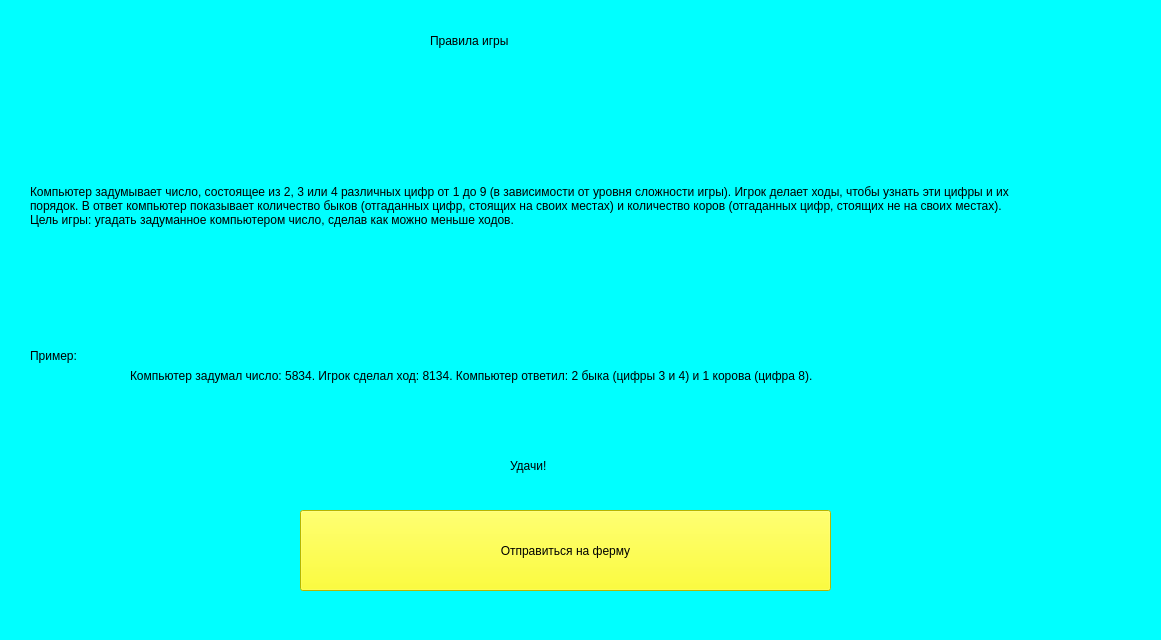
<?xml version="1.0" encoding="UTF-8"?>
<ui version="4.0">
 <class>Form</class>
 <widget class="QWidget" name="Form">
  <property name="geometry">
   <rect>
    <x>0</x>
    <y>0</y>
    <width>1161</width>
    <height>640</height>
   </rect>
  </property>
  <property name="windowTitle">
   <string>Form</string>
  </property>
  <property name="styleSheet">
   <string notr="true">background-color: rgb(0, 255, 255);</string>
  </property>
  <widget class="QLabel" name="label">
   <property name="geometry">
    <rect>
     <x>30</x>
     <y>100</y>
     <width>991</width>
     <height>211</height>
    </rect>
   </property>
   <property name="styleSheet">
    <string notr="true">font: 75 16pt &quot;Segoe Print&quot;;</string>
   </property>
   <property name="text">
    <string>Компьютер задумывает число, состоящее из 2, 3 или 4 различных цифр от 1 до 9 (в зависимости от уровня сложности игры). Игрок делает ходы, чтобы узнать эти цифры и их порядок. В ответ компьютер показывает количество быков (отгаданных цифр, стоящих на своих местах) и количество коров (отгаданных цифр, стоящих не на своих местах). Цель игры: угадать задуманное компьютером число, сделав как можно меньше ходов.</string>
   </property>
   <property name="wordWrap">
    <bool>true</bool>
   </property>
  </widget>
  <widget class="QLabel" name="label_2">
   <property name="geometry">
    <rect>
     <x>510</x>
     <y>440</y>
     <width>121</width>
     <height>51</height>
    </rect>
   </property>
   <property name="styleSheet">
    <string notr="true">font: 24pt &quot;Wide Latin&quot;;</string>
   </property>
   <property name="text">
    <string>Удачи!</string>
   </property>
  </widget>
  <widget class="QPushButton" name="game_btn">
   <property name="geometry">
    <rect>
     <x>300</x>
     <y>510</y>
     <width>531</width>
     <height>81</height>
    </rect>
   </property>
   <property name="styleSheet">
    <string notr="true">background-color: rgb(255, 255, 0);
font: 16pt &quot;Comic Sans MS&quot;;</string>
   </property>
   <property name="text">
    <string>Отправиться на ферму</string>
   </property>
  </widget>
  <widget class="QLabel" name="label_3">
   <property name="geometry">
    <rect>
     <x>30</x>
     <y>340</y>
     <width>111</width>
     <height>31</height>
    </rect>
   </property>
   <property name="styleSheet">
    <string notr="true">font: 75 16pt &quot;Segoe Print&quot;;</string>
   </property>
   <property name="text">
    <string>Пример:</string>
   </property>
  </widget>
  <widget class="QLabel" name="label_4">
   <property name="geometry">
    <rect>
     <x>130</x>
     <y>330</y>
     <width>951</width>
     <height>91</height>
    </rect>
   </property>
   <property name="styleSheet">
    <string notr="true">font: 75 16pt &quot;Segoe Print&quot;;</string>
   </property>
   <property name="text">
    <string>Компьютер задумал число: 5834. Игрок сделал ход: 8134. Компьютер ответил: 2 быка (цифры 3 и 4) и 1 корова (цифра 8).</string>
   </property>
   <property name="wordWrap">
    <bool>true</bool>
   </property>
  </widget>
  <widget class="QLabel" name="label_5">
   <property name="geometry">
    <rect>
     <x>430</x>
     <y>20</y>
     <width>241</width>
     <height>41</height>
    </rect>
   </property>
   <property name="styleSheet">
    <string notr="true">font: 75 24pt &quot;Segoe Print&quot;;</string>
   </property>
   <property name="text">
    <string>Правила игры</string>
   </property>
  </widget>
 </widget>
 <resources/>
 <connections/>
</ui>
